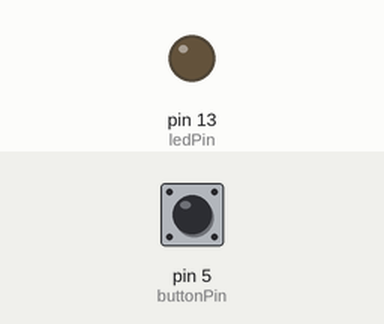
Recording of a sketch running on a simulated Arduino Uno, built with avr-gcc and run on an emulated ATmega328P. Parts: output pins drawn as LEDs (lit = HIGH). The inputs (shaded band) are chosen by the test bench; at power-on: pin 5 (buttonPin) HIGH.

Above: at 1.2 s.
1.3 s: pin 5 (buttonPin) pulled LOW for 0.15 s
At 1.37 s:
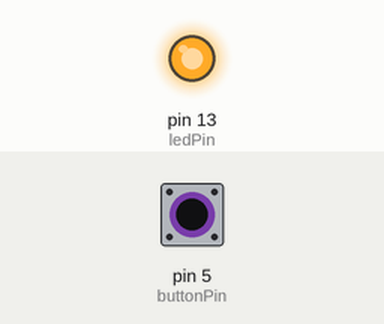
2.9 s: pin 5 (buttonPin) pulled LOW for 3.2 s
At 6.4 s:
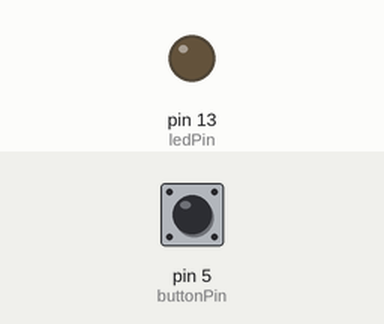
Timing chart, 0 to 7.9 s (numbered marks = the images above; inputs shaded):
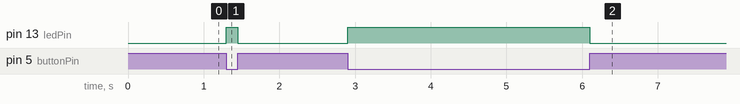

Measured:
- after the input at 1.3 s, pin 13 (ledPin): LOW → HIGH at once, → LOW 0.15 s later
- after the input at 2.9 s, pin 13 (ledPin): LOW → HIGH at once, → LOW 3.2 s later

The sketch:

Oppgave03.ino
```cpp
const int ledPin = 13;
const int buttonPin = 5;

void setup()
{
    pinMode(ledPin, OUTPUT);
    // Les om INPUT_PULLUP på arduino.cc - vi slipper å koble til en motstand
    pinMode(buttonPin, INPUT_PULLUP);
}

void loop()
{
    digitalWrite(ledPin, !digitalRead(buttonPin));
}
```
